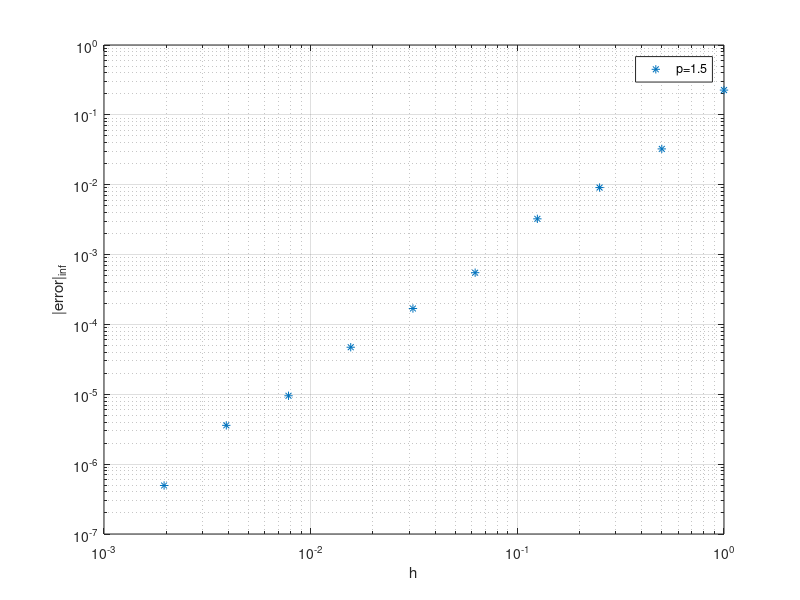

The MATLAB source for this figure:
% generate convergence rates from results in plap1d.txt

h = 2.^(-(0:9));
fasterr = [2.263e-01 3.255e-02 9.108e-03 3.248e-03 5.505e-04 ...
           1.690e-04 4.717e-05 9.522e-06 3.591e-06 4.948e-07];
%degerr = [8.700e-02 3.812e-02 1.589e-02 6.318e-03 2.330e-03 ...
%          6.992e-04 2.047e-04 1.078e-04 3.997e-05 1.506e-05];
%loglog(h,fasterr,'*',h,degerr,'o')
loglog(h,fasterr,'*')
grid on,  xlabel h,  ylabel('|error|_{inf}')
%legend('p=1.5','p=4.0')
legend('p=1.5')
fastp = polyfit(log(h),log(fasterr),1)
%degp = polyfit(log(h),log(degerr),1)

%   fastp = 2.0047  -1.7579
%   degp  = 1.4203  -2.2802
